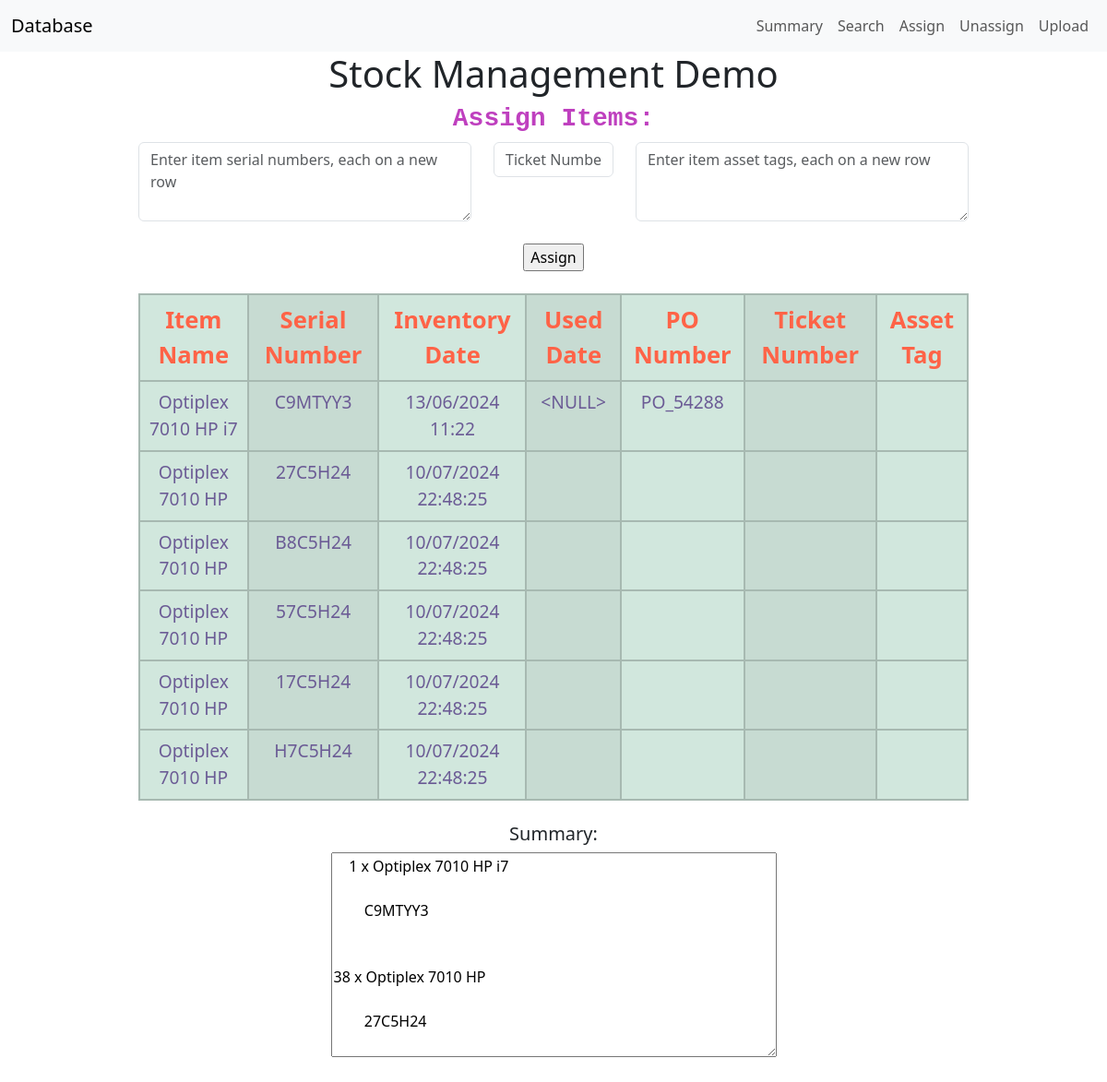
Screenshot of /assign with the database file from the repository.
### tables this page shows
CREATE TABLE Inventory (
    Item_Name VARCHAR(255) NOT NULL ,
    Serial_Num VARCHAR(255) NOT NULL PRIMARY KEY UNIQUE,
    Inventory_Date datetime NOT NULL,
    Used_Date datetime DEFAULT '',
    PO_Num VARCHAR(255),
    Ticket_Num VARCHAR(255) DEFAULT '',
    Asset_Tag VARCHAR(255) DEFAULT '' 
);

### app.py (the view, shortened to what this page needs)
@app.route('/assign', methods=['POST', 'GET'])
def assign():
    if request.method == "GET":
            return render_template('assign.html', data = fetch_all_data(), name = list_all_items(), summary = get_summary(fetch_all_data()))

### helper.py (called while the page is built)
def get_db_connection():
    conn = sqlite3.connect('database.db')
    return conn

def remove_header(data):
    if len(data) < 1:
        return data
    elif "Item_Name" in data[0][0]:
        return data[1:]
    else:
        return data

def fetch_all_data():
    conn = get_db_connection()
    data = conn.execute('SELECT * FROM Inventory').fetchall()
    conn.close()
    return remove_header(data)

def list_all_items():
    conn = get_db_connection()
    data = conn.execute('SELECT DISTINCT Item_Name FROM Inventory;').fetchall()
    conn.close()
    data = [x[0] for x in data if not "Item_Name" in x[0]]
    return remove_header(data)

def get_summary(data):
    if len(data) > 100 :
        return "N/A"
    count = {}
    dix = {}
    for row in data:
        name = row[0]
        serial = row[1]
        tag = row[-1]
        if name in dix:
            dix[name] += f"\r\n\r\n\t{serial}\r\n\t{tag}"
        else:
            dix[name] = f"\t{serial}\r\n\t{tag}"
        if name in count:
            count[name] += 1
        else:
            count[name] = 1
    txt = ""
    for row in count:
        txt += f"\r\n{count[row]} x {row}\r\n"
        txt += f"\r\n{dix[row]}\r\n"
    return txt[2:]

### templates/assign.html (shortened to what this page needs)
{% extends 'base.html'%}
{% block body%}
<form action="{{ url_for('assign') }}" method="POST">
    <center>
        <div style="margin: 5 auto; width:75%;">
            <h3 style="color:#BF40BF;font-size:16;font-family:'Courier New';"><strong>Assign Items:</strong></h3>
                <div class="row">
                    <div class="col"><textarea class="form-control" name="serial_num" rows="3" placeholder="Enter item serial numbers, each on a new row"></textarea></div>
                    <div class="col col-lg-2"><input type="text" class="form-control" placeholder="Ticket Number" name="ticket_num"></div>
                    <div class="col"><textarea class="form-control" name="asset_tag" rows="3" placeholder="Enter item asset tags, each on a new row"></textarea></div>
                </div>
                <br>
                <div class="row">
                    <div class="col">
                        <input type="submit" value="Assign">
                    </div>
                </div>
        </div>
    </center>
</form>
<br>
<center>
    <div style="width:75%;height:550px;overflow:auto;">
        <table class="table table-info table-striped-columns table-hover">
            <thead>
                <tr class="table-success">
                    <th class="table-success"><label style="color:tomato;font-size:160%;">Item Name</label></th>
                    <th class="table-success"><label style="color:tomato;font-size:160%;">Serial Number</label ></th>
                    <th class="table-success"><label style="color:tomato;font-size:160%;">Inventory Date</label ></th>
                    <th class="table-success"><label style="color:tomato;font-size:160%;">Used Date</label ></th>
                    <th class="table-success"><label style="color:tomato;font-size:160%;">PO Number</label ></th>
                    <th class="table-success"><label style="color:tomato;font-size:160%;">Ticket Number</label ></th>
                    <th class="table-success"><label style="color:tomato;font-size:160%;">Asset Tag</label ></th>
                </tr>
            </thead>
            <tbody>
                {%for row in data:%}
                    <tr class="table-success">
                        <td class="table-success"><label style="color:#6b5b95;font-size:120%;">{{row[0]}}</label></td>
                        <td class="table-success"><label style="color:#6b5b95;font-size:120%;">{{row[1]}}</label></td>
                        <td class="table-success"><label style="color:#6b5b95;font-size:120%;">{{row[2]}}</label></td>
                        <td class="table-success"><label style="color:#6b5b95;font-size:120%;">{{row[3]}}</label></td>
                        <td class="table-success"><label style="color:#6b5b95;font-size:120%;">{{row[4]}}</label></td>
                        <td class="table-success"><label style="color:#6b5b95;font-size:120%;">{{row[5]}}</label></td>
                        <td class="table-success"><label style="color:#6b5b95;font-size:120%;">{{row[6]}}</label></td>
                    </tr>
                {% endfor %}
            </tbody>
        </table>
    </div>
</center>
<br>
<center>
    <label><h5>Summary:</h5></label>
    <br>
    <textarea id="w3review" name="w3review" rows="9" cols="50">
    {{summary}}
    </textarea>
</center>
{% endblock%}

### templates/base.html (style rules this page uses)
table, th, td { text-align: center; padding: 12px; border:2px solid black; border-collapse: collapse; margin-left: auto; margin-right: auto; }

### rows the page displays
Inventory: Item_Name "Optiplex 7010 HP i7", Serial_Num "C9MTYY3", Inventory_Date "13/06/2024 11:22", Used_Date "<NULL>", PO_Num "PO_54288"
Inventory: Item_Name "Optiplex 7010 HP", Serial_Num "27C5H24", Inventory_Date "10/07/2024 22:48:25"
Inventory: Item_Name "Optiplex 7010 HP", Serial_Num "B8C5H24", Inventory_Date "10/07/2024 22:48:25"
Inventory: Item_Name "Optiplex 7010 HP", Serial_Num "57C5H24", Inventory_Date "10/07/2024 22:48:25"
Inventory: Item_Name "Optiplex 7010 HP", Serial_Num "17C5H24", Inventory_Date "10/07/2024 22:48:25"
Inventory: Item_Name "Optiplex 7010 HP", Serial_Num "H7C5H24", Inventory_Date "10/07/2024 22:48:25"
